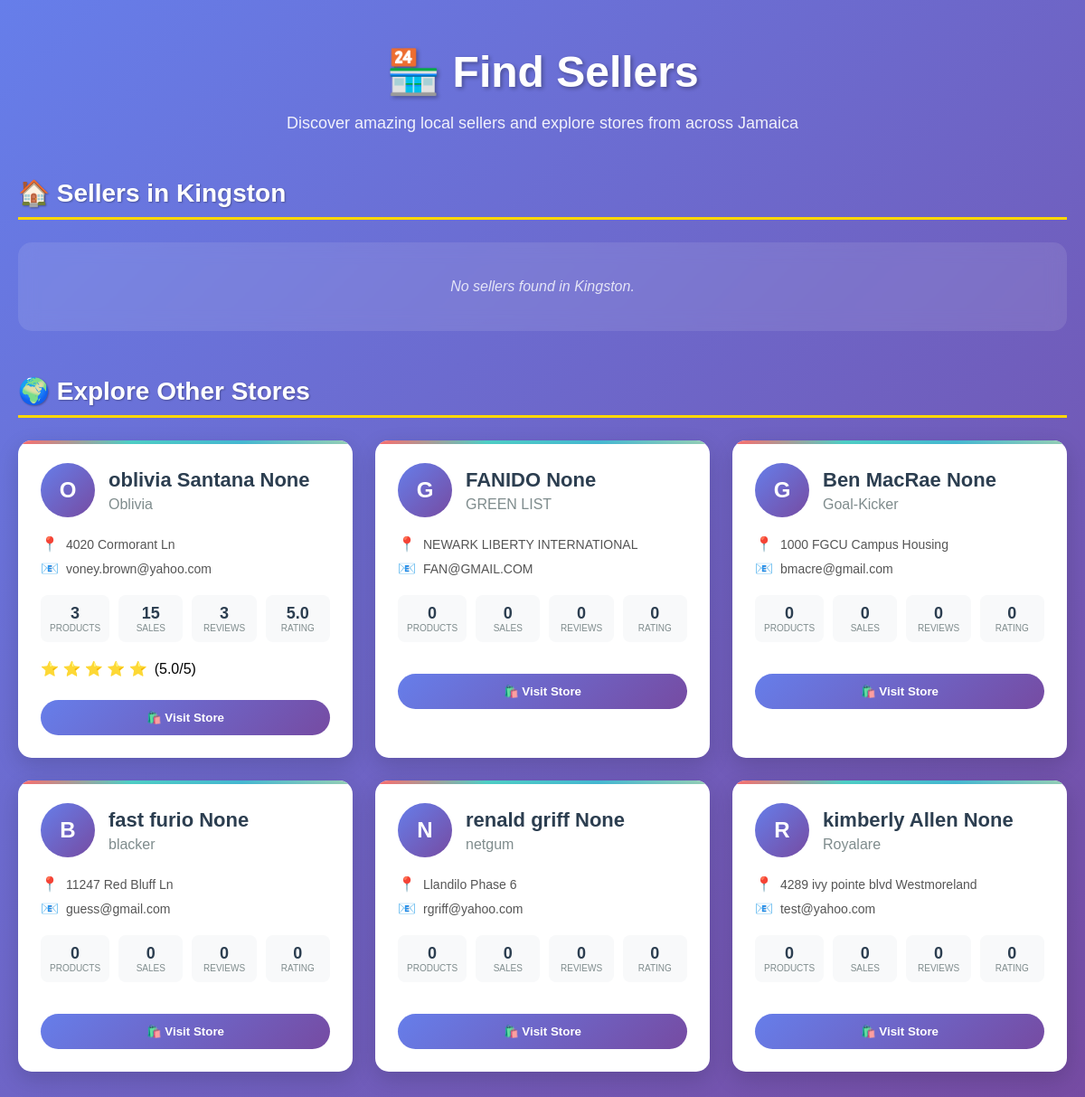
The app's page /find_sellers with its own data.
### tables this page shows
CREATE TABLE users (
            email TEXT PRIMARY KEY,
            password TEXT,
            first_name TEXT,
            last_name TEXT,
            is_seller BOOLEAN,
            is_support BOOLEAN DEFAULT FALSE,
            phone_number TEXT,
            address TEXT,
            parish TEXT,
            post_office TEXT,
            profile_picture TEXT,
            discount_used BOOLEAN DEFAULT FALSE,
            notification_preference TEXT,
            business_name TEXT,
            business_address TEXT,
            security_question TEXT,
            security_answer TEXT,
            discount_applied BOOLEAN DEFAULT FALSE,
            gender TEXT,
            delivery_address TEXT,
            billing_address TEXT
        , whatsapp_number TEXT, business_description TEXT);

### app.py (the view)
@app.route('/find_sellers')
def find_sellers():
    try:
        with get_db() as conn:
            cursor = conn.cursor()
            user_parish = 'Kingston'
            if 'user' in session and session['user'].get('parish'):
                user_parish = session['user']['parish']
            cursor.execute('''
                SELECT u.email, u.first_name, u.last_name, u.business_name, u.business_address,
                       u.profile_picture, COUNT(p.product_key) as product_count,
                       AVG(sr.rating) as avg_rating, COUNT(sr.rating) as rating_count,
                       SUM(p.sold) as total_sales
                FROM users u
                LEFT JOIN products p ON u.email = p.seller_email
                LEFT JOIN seller_ratings sr ON u.email = sr.seller_email
                WHERE u.is_seller = 1 AND u.business_address = ?
                GROUP BY u.email
                ORDER BY total_sales DESC, product_count DESC
            ''', (user_parish,))
            local_sellers = []
            for row in cursor.fetchall():
                seller_data = dict(row)
                seller_data['avg_rating'] = round(seller_data['avg_rating'], 1) if seller_data['avg_rating'] else 0
                seller_data['total_sales'] = seller_data['total_sales'] or 0
                seller_data['product_count'] = seller_data['product_count'] or 0
                seller_data['rating_count'] = seller_data['rating_count'] or 0
                local_sellers.append(seller_data)
            cursor.execute('''
                SELECT u.email, u.first_name, u.last_name, u.business_name, u.business_address,
                       u.profile_picture, COUNT(p.product_key) as product_count,
                       AVG(sr.rating) as avg_rating, COUNT(sr.rating) as rating_count,
                       SUM(p.sold) as total_sales
                FROM users u
                LEFT JOIN products p ON u.email = p.seller_email
                LEFT JOIN seller_ratings sr ON u.email = sr.seller_email
                WHERE u.is_seller = 1 AND u.business_address != ?
                GROUP BY u.email
                ORDER BY total_sales DESC, product_count DESC
            ''', (user_parish,))
            other_sellers = []
            for row in cursor.fetchall():
                seller_data = dict(row)
                seller_data['avg_rating'] = round(seller_data['avg_rating'], 1) if seller_data['avg_rating'] else 0
                seller_data['total_sales'] = seller_data['total_sales'] or 0
                seller_data['product_count'] = seller_data['product_count'] or 0
                seller_data['rating_count'] = seller_data['rating_count'] or 0
                other_sellers.append(seller_data)
        cart_data = get_cart_items()
        return render_template(
            'find_sellers.html',
            local_sellers=local_sellers,
            other_sellers=other_sellers,
            user_parish=user_parish,
            cart_items=cart_data['items'],
            cart_total=cart_data['total'],
            discount=cart_data['discount'],
            user=session.get('user'),
            cart_item_count=cart_data['cart_item_count']
        )
    except Exception as e:
        logger.error(f"Error in find_sellers: {e}")
        cart_data = get_cart_items()
        return render_template(
            'find_sellers.html',
            local_sellers=[],
            other_sellers=[],
            user_parish='Kingston',
            cart_items=cart_data['items'],
            cart_total=cart_data['total'],
            discount=cart_data['discount'],
            user=session.get('user'),
            cart_item_count=cart_data['cart_item_count']
        )

### templates/find_sellers.html (shortened to what this page needs)
<!DOCTYPE html>
<html lang="en">
<head>
</head>
<body>
    <div class="container">
        <h1>🏪 Find Sellers</h1>
        <p class="subtitle">Discover amazing local sellers and explore stores from across Jamaica</p>
        <section>
            <h2 class="section-title">🏠 Sellers in {{ user_parish }}</h2>
            {% if local_sellers %}
                <div class="sellers-grid">
                    {% for seller in local_sellers %}
                        <div class="seller-item" onclick="window.location.href='{{ url_for('seller_store', seller_email=seller.email) }}'">
                            <div class="seller-header">
                                {% if seller.profile_picture %}
                                    <img src="{{ url_for('static', filename=seller.profile_picture) }}"
                                         alt="{{ seller.business_name or seller.first_name }}"
                                         class="seller-avatar"
                                         onerror="this.style.display='none'; this.nextElementSibling.style.display='flex'">
                                    <div class="default-avatar" style="display: none;">
                                        {{ (seller.business_name or seller.first_name or 'S')[0].upper() }}
                                    </div>
                                {% else %}
                                    <div class="default-avatar">
                                        {{ (seller.business_name or seller.first_name or 'S')[0].upper() }}
                                    </div>
                                {% endif %}
                                <div>
                                    <h3 class="seller-name">{{ seller.first_name }} {{ seller.last_name }}</h3>
                                    {% if seller.business_name %}
                                        <p class="business-name">{{ seller.business_name }}</p>
                                    {% endif %}
                                </div>
                            </div>
                            <div class="seller-info">
                                <div class="info-row">
                                    <span class="info-icon">📍</span>
                                    <span>{{ seller.business_address }}</span>
                                </div>
                                <div class="info-row">
                                    <span class="info-icon">📧</span>
                                    <span>{{ seller.email }}</span>
                                </div>
                            </div>
                            <div class="seller-stats">
                                <div class="stat">
                                    <div class="stat-number">{{ seller.product_count }}</div>
                                    <div class="stat-label">Products</div>
                                </div>
                                <div class="stat">
                                    <div class="stat-number">{{ seller.total_sales }}</div>
                                    <div class="stat-label">Sales</div>
                                </div>
                                <div class="stat">
                                    <div class="stat-number">{{ seller.rating_count }}</div>
                                    <div class="stat-label">Reviews</div>
                                </div>
                                <div class="stat">
                                    <div class="stat-number">{{ seller.avg_rating }}</div>
                                    <div class="stat-label">Rating</div>
                                </div>
                            </div>
                            {% if seller.avg_rating > 0 %}
                            <div class="rating">
                                <div class="stars">
                                    {% for i in range(5) %}
                                        {% if i < seller.avg_rating %}⭐{% else %}☆{% endif %}
                                    {% endfor %}
                                </div>
                                <span>({{ seller.avg_rating }}/5)</span>
                            </div>
                            {% endif %}
                            <button class="visit-store-btn" onclick="window.location.href='{{ url_for('seller_store', seller_email=seller.email) }}'">🛍️ Visit Store</button>
                        </div>
                    {% endfor %}
                </div>
            {% else %}
                <div class="no-sellers">No sellers found in {{ user_parish }}.</div>
            {% endif %}
        </section>
        <section>
            <h2 class="section-title">🌍 Explore Other Stores</h2>
            {% if other_sellers %}
                <div class="sellers-grid">
                    {% for seller in other_sellers %}
                        <div class="seller-item" onclick="window.location.href='{{ url_for('seller_store', seller_email=seller.email) }}'">
                            <div class="seller-header">
                                {% if seller.profile_picture %}
                                    <img src="{{ url_for('static', filename=seller.profile_picture) }}"
                                         alt="{{ seller.business_name or seller.first_name }}"
                                         class="seller-avatar"
                                         onerror="this.style.display='none'; this.nextElementSibling.style.display='flex'">
                                    <div class="default-avatar" style="display: none;">
                                        {{ (seller.business_name or seller.first_name or 'S')[0].upper() }}
                                    </div>
                                {% else %}
                                    <div class="default-avatar">
                                        {{ (seller.business_name or seller.first_name or 'S')[0].upper() }}
                                    </div>
                                {% endif %}
                                <div>
                                    <h3 class="seller-name">{{ seller.first_name }} {{ seller.last_name }}</h3>
                                    {% if seller.business_name %}
                                        <p class="business-name">{{ seller.business_name }}</p>
                                    {% endif %}
                                </div>
                            </div>
                            <div class="seller-info">
                                <div class="info-row">
                                    <span class="info-icon">📍</span>
                                    <span>{{ seller.business_address }}</span>
                                </div>
                                <div class="info-row">
                                    <span class="info-icon">📧</span>
                                    <span>{{ seller.email }}</span>
                                </div>
                            </div>
                            <div class="seller-stats">
                                <div class="stat">
                                    <div class="stat-number">{{ seller.product_count }}</div>
                                    <div class="stat-label">Products</div>
                                </div>
                                <div class="stat">
                                    <div class="stat-number">{{ seller.total_sales }}</div>
                                    <div class="stat-label">Sales</div>
                                </div>
                                <div class="stat">
                                    <div class="stat-number">{{ seller.rating_count }}</div>
                                    <div class="stat-label">Reviews</div>
                                </div>
                                <div class="stat">
                                    <div class="stat-number">{{ seller.avg_rating }}</div>
                                    <div class="stat-label">Rating</div>
                                </div>
                            </div>
                            {% if seller.avg_rating > 0 %}
                            <div class="rating">
                                <div class="stars">
                                    {% for i in range(5) %}
                                        {% if i < seller.avg_rating %}⭐{% else %}☆{% endif %}
                                    {% endfor %}
                                </div>
                                <span>({{ seller.avg_rating }}/5)</span>
                            </div>
                            {% endif %}
                            <button class="visit-store-btn">🛍️ Visit Store</button>
                        </div>
                    {% endfor %}
                </div>
            {% else %}
                <div class="no-sellers">No other stores available right now.</div>
            {% endif %}
        </section>
    </div>
</body>
</html>

### records on screen
users: business_name "O", first_name "oblivia Santana", last_name "None", business_name "Oblivia", business_address "4020 Cormorant Ln", email "voney.brown@yahoo.com", product_count "3", total_sales "15", rating_count "3", avg_rating "5.0"
users: business_name "G", first_name "FANIDO", last_name "None", business_name "GREEN LIST", business_address "NEWARK LIBERTY INTERNATIONAL", email "FAN@GMAIL.COM", product_count "0", total_sales "0", rating_count "0", avg_rating "0"
users: business_name "G", first_name "Ben MacRae", last_name "None", business_name "Goal-Kicker", business_address "1000 FGCU Campus Housing", email "bmacre@gmail.com", product_count "0", total_sales "0", rating_count "0", avg_rating "0"
users: business_name "B", first_name "fast furio", last_name "None", business_name "blacker", business_address "11247 Red Bluff Ln", email "guess@gmail.com", product_count "0", total_sales "0", rating_count "0", avg_rating "0"
users: business_name "N", first_name "renald griff", last_name "None", business_name "netgum", business_address "Llandilo Phase 6", email "rgriff@yahoo.com", product_count "0", total_sales "0", rating_count "0", avg_rating "0"
users: business_name "R", first_name "kimberly Allen", last_name "None", business_name "Royalare", business_address "4289 ivy pointe blvd Westmoreland", email "test@yahoo.com", product_count "0", total_sales "0", rating_count "0", avg_rating "0"

### other values on screen
{{ user_parish }} "Kingston"
